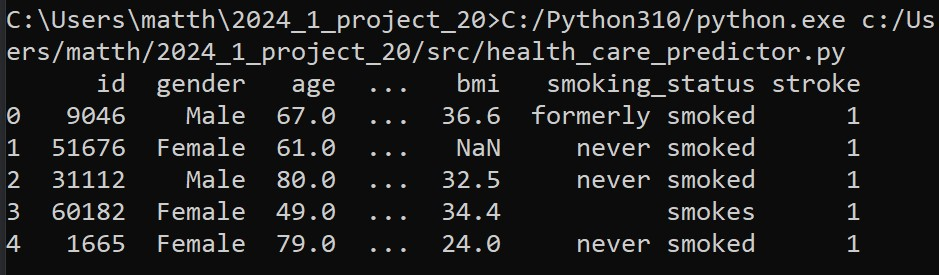
#> input picture demo/demo1.jpg, 939 x 275 px; its folder holds 4 pictures in this run
$ python show_images.py
#> lines starting #> are read from the running program, lines starting #| are printed output that depends on the picture
import os
import matplotlib.pyplot as plt
import matplotlib.image as mpimg

def display_images(folder_path, captions=None, textbox_text=None):
    """
    Display all images in the specified folder_path with optional captions and a textbox.
    """
#> called with folder_path = 'demo'
    # Get a list of all files in the folder
    files = os.listdir(folder_path)

    # Filter out non-image files
    image_files = [file for file in files if file.lower().endswith(('.png', '.jpg', '.jpeg', '.gif', '.bmp'))]

    if not image_files:
        print("No images found in the folder.")
        return

    # Set up the grid for displaying images
    num_images = len(image_files)
    rows = (num_images + 2) // 3
    cols = min(num_images, 3)

    # Adjust window size based on the number of images
    figsize = (16, 9)

    fig, axes = plt.subplots(rows, cols, figsize=figsize)

    # Create a list of captions if not provided
    if captions is None:
        captions = [f"Image {i+1}" for i in range(num_images)]

    # Display each image
    for i, (image_file, caption) in enumerate(zip(image_files, captions)):
        image_path = os.path.join(folder_path, image_file)
        image = mpimg.imread(image_path)
#> image is the input picture: shape (275, 939, 3); mean R, G, B 29.2, 29.2, 29.3

        # Calculate the position in the grid
        row = i // 3
        col = i % 3

        # Display the image with caption
        ax = axes[row, col] if rows > 1 else axes[col]
        ax.imshow(image)
        ax.set_title(caption)
        ax.axis('off')

    # Hide empty subplots
    for i in range(num_images, rows * cols):
        row = i // 3
        col = i % 3
        axes[row, col].axis('off')
#> this loop made 2 passes
#> (i, row, col) on passes 1 to 2: (4, 1, 1), (5, 1, 2)

    # Add a textbox
    if textbox_text:
        fig.text(0.5, 0.02, textbox_text, ha='center', fontsize=12, bbox=dict(facecolor='lightgray', alpha=0.5))

    # Adjust layout
    plt.tight_layout()
    plt.show()
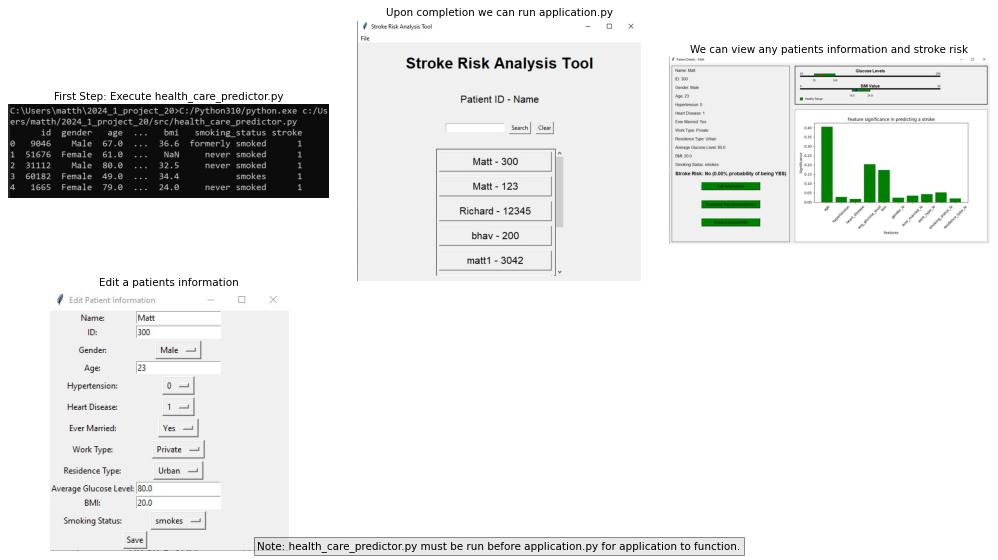
#> figure drawn by matplotlib, 4 panels

# Specify the folder path where images are located
folder_path = "demo"

# Specify captions for each image
captions = [
    "First Step: Execute health_care_predictor.py",
    "Upon completion we can run application.py",
    "We can view any patients information and stroke risk",
    "Edit a patients information",
    "View treatment recommendations for that patient",
    "View common info based on the data",
    "Create new patients can also be selected",
    "From here we can input all of a patients information"
]

# Text for the textbox
textbox_text = "Note: health_care_predictor.py must be run before application.py for application to function."

# Display images in the specified folder with captions and textbox
display_images(folder_path, captions, textbox_text)
